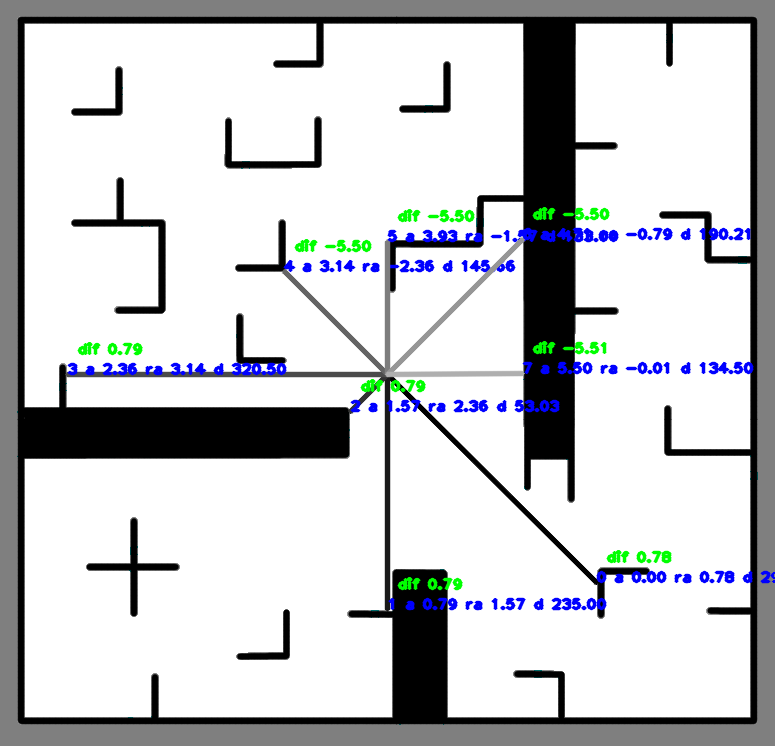

Write Python code to recreate this figure.
#!/usr/bin/env python3
# -*- coding: utf-8 -*-
"""
Created on Sun Apr 29 15:52:17 2018

@author: mirwox
"""

import cv2
import numpy as np
import matplotlib.pyplot as plt
from random import randint, choice
import time
import matplotlib.patches as mpatches
import numpy as np
import math
import random
from pf import Particle
import rayline
from intersection.intersection import find_intersections
from intersection.segment import Segment
from time import time
import projeto_pf
import inspercles


lines = None

map_name = 'sparse_obstacles'
img = cv2.imread(map_name + '.png')
with open(map_name + '_lines.txt', 'r') as f:
    segments = np.array([[float(j) for j in line.split()] for line in f])

print("Segments",segments.shape)
print(segments)


occupied_thresh = 0.2
free_thresh = 0.9


map_name = 'sparse_obstacles'
img = cv2.imread(map_name + '.png')

minLineLength=4


def canny_lines(img):
    """
        Retorna todos os segmentos de linha contidos numa imagem
    """
    np_image = img
    canny = cv2.Canny(np_image, occupied_thresh*255, free_thresh*255)
    #kernel = np.ones((5,5), np.uint8)
    #canny = cv2.dilate(canny, kernel, iterations=1)
    linhas = np.array([])
    lines = cv2.HoughLinesP(image=canny,rho=0.02,theta=np.pi/1000, threshold=25,lines=linhas, minLineLength=minLineLength,maxLineGap=3)
    return lines

    
#lines = segments

def real_angle(p1, p2):
    return math.atan2((p2[1] - p1[1]) , (p2[0] - p1[0]))

if lines is None:
    lines = canny_lines(img)

print("Lines shape", lines.shape)
print(lines)


print("SEGMENTS")
for item in segments:
    print("\t", item)
    
print("LINES")
for item in lines:
    print("\t",item)
    

angles = projeto_pf.angles

canvas       = img.copy()
canvas_angle = img.copy()


# Começando com o nb_lidar2

particle = projeto_pf.robot
particle.theta = math.pi/4


lines = segments

directions = inspercles.make_directions(particle, angles)
origin = (particle.x, particle.y)
interpoints = inspercles.closest_intersections(origin, directions, lines)
dists = []
for p in interpoints:
  dist = math.sqrt((p[0]-origin[0])**2 + (p[1] - origin[1])**2)
  dists.append(dist)
readings= dict(zip(angles, dists))

origin = (int(particle.x), int(particle.y))

deltac = 0

font = cv2.FONT_HERSHEY_PLAIN

i = 0
for p in interpoints:
    dst = (int(p[0]), int(p[1]))
    linha_baixo = (dst[0]+10, dst[1]-20)
    cv2.line(canvas, origin, dst,  (deltac,deltac,deltac),3, lineType=cv2.LINE_AA)
    ra = real_angle(origin, dst)
    cv2.putText(canvas, "%d a %4.2f ra %4.2f d %4.2f"%(i,angles[i], ra, dists[i]), dst,font, 1, (255,0,0),2, lineType=cv2.LINE_AA)
    cv2.putText(canvas, "dif %4.2f"%(ra - angles[i]), linha_baixo,font, 1, (0,255,0),2, lineType=cv2.LINE_AA)
    deltac += 25
    i+=1

plt.imshow(canvas)

cv2.imwrite( "teste_array.png", canvas)

leituras = inspercles.nb_lidar(particle, projeto_pf.angles)


# WARNING: o nb_lidar antigo soma o ângulo da pose do robô nos ângulos relativos dos sensores
# Foi renomeado para nb_lidar_old

# O nblidar2 está ok!!! PAssou a ser o nb_lidar oficial

deltac = 0
for a in sorted(leituras.keys()):
    l = leituras[a]
    dx = l*math.cos(a + particle.theta) 
    dy = l*math.sin(a + particle.theta)
    endpoint = (int(particle.x + dx), int(particle.y + dy))
    cv2.line(canvas_angle, origin, endpoint,  (deltac,deltac,deltac),3, lineType=cv2.LINE_AA)
    cv2.putText(canvas_angle, "%4.2f %4.2f"%(a,l), endpoint,font, 1, (0,0,255),2, lineType=cv2.LINE_AA)
    
    deltac += 25

cv2.imwrite("teste_array_canvas_angle.png", canvas_angle)
plt.imshow(canvas_angle)
    
    


    
    
